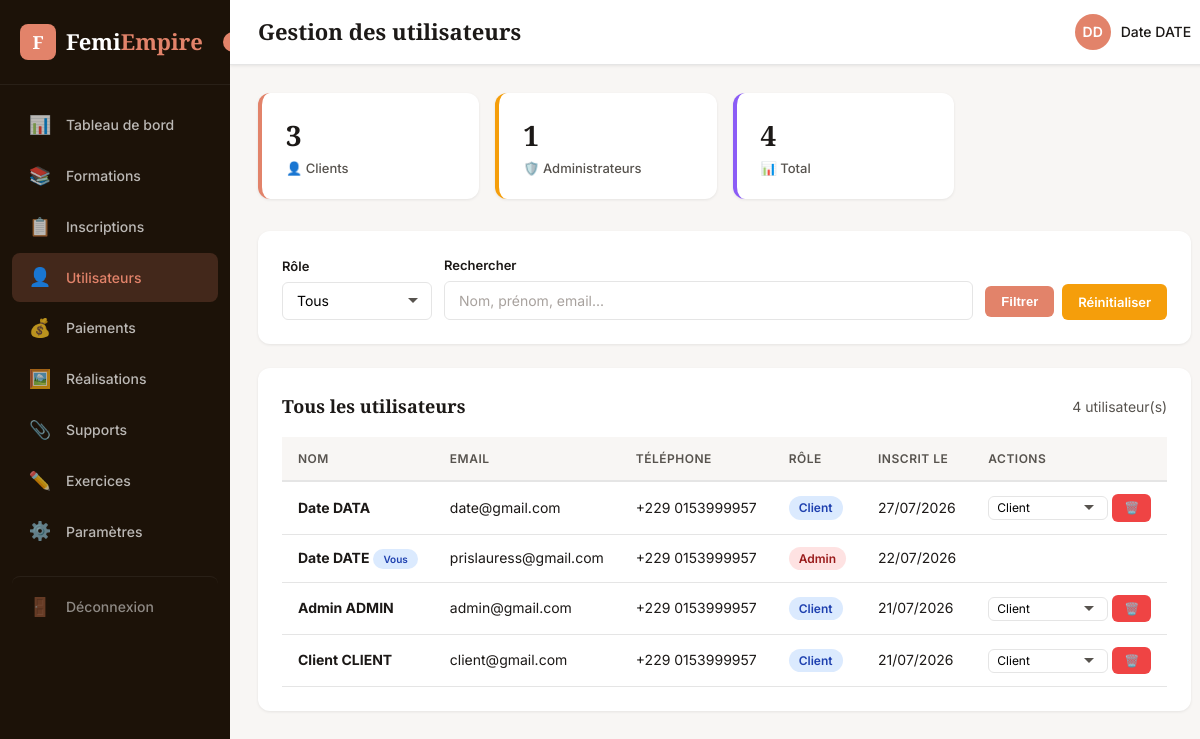
/pages/admin/utilisateurs.php (signed in), run on the app's committed database.
### tables this page shows
CREATE TABLE `utilisateurs` (
  `id` int(11) NOT NULL,
  `prenom` varchar(100) NOT NULL,
  `nom` varchar(100) NOT NULL,
  `email` varchar(150) NOT NULL,
  `telephone` varchar(20) DEFAULT NULL,
  `password` varchar(255) NOT NULL,
  `role` enum('client','admin') DEFAULT 'client',
  `created_at` timestamp NOT NULL DEFAULT current_timestamp()
);

### pages/admin/utilisateurs.php (the view, shortened to what this page needs)
<?php
require_once __DIR__ . '/includes/header.php';
$pdo = getDB();
$search = isset($_GET['search']) ? sanitize($_GET['search']) : '';
$query = "SELECT * FROM utilisateurs WHERE 1=1";
$params = [];
$query .= " ORDER BY created_at DESC";
$stmt = $pdo->prepare($query);
$stmt->execute($params);
$utilisateurs = $stmt->fetchAll();
$stats = $pdo->query("
    SELECT role, COUNT(*) as total
    FROM utilisateurs
    GROUP BY role
")->fetchAll();
$stats_assoc = [];
foreach ($stats as $s) {
    $stats_assoc[$s['role']] = $s['total'];
}
?>
<div class="admin-content">
    <div class="stats-grid" style="grid-template-columns:repeat(4,1fr);">
        <div class="stat-card">
            <div class="stat-number"><?= $stats_assoc['client'] ?? 0 ?></div>
            <div class="stat-label">👤 Clients</div>
        </div>
        <div class="stat-card orange">
            <div class="stat-number"><?= $stats_assoc['admin'] ?? 0 ?></div>
            <div class="stat-label">🛡️ Administrateurs</div>
        </div>
        <div class="stat-card purple">
            <div class="stat-number"><?= array_sum($stats_assoc) ?></div>
            <div class="stat-label">📊 Total</div>
        </div>
    </div>
    <div class="card">
        <form method="GET" action="utilisateurs.php" style="display:flex;gap:12px;flex-wrap:wrap;align-items:flex-end;">
           <div class="filters-form">
    <div class="form-group filter-role">
        <label class="form-label">Rôle</label>
        <select class="form-control form-select" name="role">
            <option value="">Tous</option>
        </select>
    </div>
    <div class="form-group filter-search">
        <label class="form-label">Rechercher</label>
        <input type="text"
               class="form-control"
               name="search"
               placeholder="Nom, prénom, email..."
               value="<?= htmlspecialchars($search) ?>">
    </div>
    <div class="filter-actions">
        <button type="submit" class="btn btn-primary">Filtrer</button>
        <a href="utilisateurs.php" class="btn btn-warning">Réinitialiser</a>
    </div>
</div>
        </form>
    </div>
    <div class="card">
        <div class="card-header">
            <h3 class="card-title">Tous les utilisateurs</h3>
            <span style="font-size:14px;color:var(--text-light);"><?= count($utilisateurs) ?> utilisateur(s)</span>
        </div>
        <div class="table-wrapper">
            <table>
                <thead>
                    <tr>
                        <th>Nom</th>
                        <th>Email</th>
                        <th>Téléphone</th>
                        <th>Rôle</th>
                        <th>Inscrit le</th>
                        <th>Actions</th>
                    </tr>
                </thead>
                <tbody>
                    <?php if (empty($utilisateurs)): ?>
                    <tr><td colspan="6" style="text-align:center;color:var(--text-light);">Aucun utilisateur trouvé</td></tr>
                    <?php else: ?>
                    <?php foreach ($utilisateurs as $user): ?>
                    <tr>
                        <td>
                            <strong><?= htmlspecialchars($user['prenom'] . ' ' . $user['nom']) ?></strong>
                            <?php if ($user['id'] == $_SESSION['user_id']): ?>
                            <span class="badge badge-info" style="font-size:10px;">Vous</span>
                            <?php endif; ?>
                        </td>
                        <td><?= htmlspecialchars($user['email']) ?></td>
                        <td><?= htmlspecialchars($user['telephone'] ?? '-') ?></td>
                        <td>
                            <span class="badge badge-<?= $user['role'] == 'admin' ? 'danger' : ($user['role'] == 'formateur' ? 'warning' : 'info') ?>">
                                <?= $user['role'] == 'admin' ? 'Admin' : ($user['role'] == 'formateur' ? 'Formateur' : 'Client') ?>
                            </span>
                        </td>
                        <td><?= date('d/m/Y', strtotime($user['created_at'] ?? 'now')) ?></td>
                        <td>
                            <?php if ($user['id'] != $_SESSION['user_id']): ?>
                            <select class="form-control form-select" style="width:120px;padding:4px 8px;font-size:12px;"
                                    onchange="if(this.value) window.location.href='utilisateurs.php?action=update_role&id=<?= $user['id'] ?>&role='+this.value">
                                <option value="client" <?= $user['role'] == 'client' ? 'selected' : '' ?>>Client</option>
                            </select>
                            <a href="utilisateurs.php?action=delete&id=<?= $user['id'] ?>" class="btn btn-sm btn-danger delete-btn">🗑️</a>
                            <?php endif; ?>
                        </td>
                    </tr>
                    <?php endforeach; ?>
                    <?php endif; ?>
                </tbody>
            </table>
        </div>
    </div>
</div>
<?php require_once __DIR__ . '/includes/footer.php'; ?>

### data on the page
utilisateurs: prenom+nom "Date DATA", email "date@gmail.com", telephone "+229 0153999957", shows "Client", created_at "27/07/2026", role+id "Client"
utilisateurs: prenom+nom "Date DATE", shows "Vous", email "prislauress@gmail.com", telephone "+229 0153999957", role "Admin", created_at "22/07/2026"
utilisateurs: prenom+nom "Admin ADMIN", email "admin@gmail.com", telephone "+229 0153999957", shows "Client", created_at "21/07/2026", role+id "Client"
utilisateurs: prenom+nom "Client CLIENT", email "client@gmail.com", telephone "+229 0153999957", created_at "21/07/2026", role+id "Client"

### other printed values
$titles[$current_page] "Gestion des utilisateurs"
$user_name "Date DATE"
$stats_assoc['client'] "3"
$stats_assoc['admin'] "1"
array_sum($stats_assoc) "4"
count($utilisateurs) "4"
